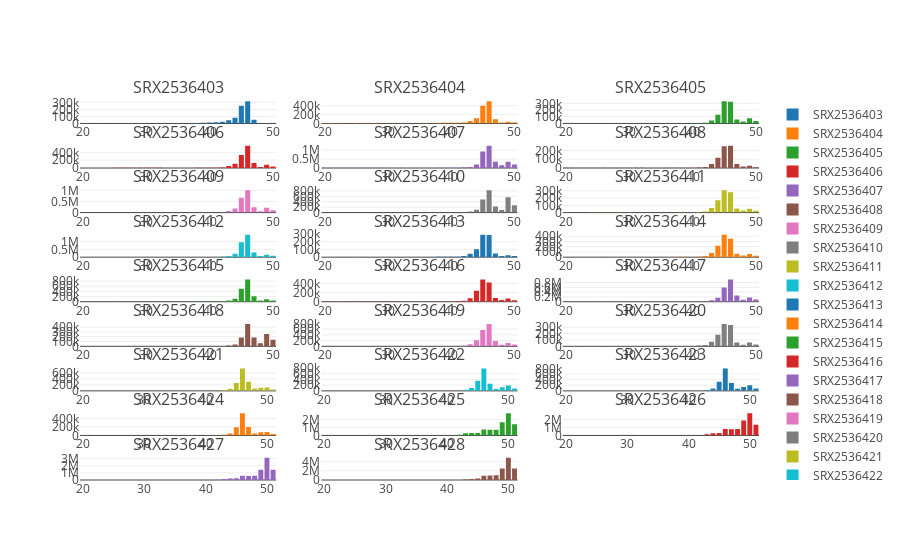

The notebook cell this image was saved under:
### Code cell
index = 1
fig = tools.make_subplots(rows=int(np.ceil(len(group) / samples_per_row)), cols=samples_per_row, 
                          subplot_titles=group,
                          print_grid=True)
for sample in group:    
    trace = Bar(x=fragment_lengths[sample].index.tolist(),    
                y=fragment_lengths[sample].sort_index().values.tolist(), 
                name=sample)
    fig.append_trace(trace, (index-1)//samples_per_row+1, (index-1)%samples_per_row+1)
    index += 1

#fig['layout'].update(height=900, width=1200, title="hahahah")
iplot(fig)

### Figure 1 — Plotly figure (JSON) as saved in the notebook; plotly's stock layout.template omitted (floating-point values rounded to 4 significant figures)
{"data": [{"name": "SRX2536403", "type": "bar", "uid": "79f0f7", "x": [20, 21, 22, 23, 24, 25, 26, 27, 28, 29, 30, 31, 32, 33, 34, 35, 36, 37, 38, 39, 40, 41, 42, 43, 44, 45, 46, 47, 48, 49, 50], "xaxis": "x", "y": [3115, 3241, 3729, 3836, 4113, 4682, 4262, 4334, 4162, 6830, 4559, 3328, 3697, 2179, 1225, 1664, 2317, 3376, 6552, 10815, 14980, 18032, 25904, 47187, 82546, 252307, 318064, 51372, 3460, 2105, 628], "yaxis": "y"}, {"name": "SRX2536404", "type": "bar", "uid": "32dd0e", "x": [20, 21, 22, 23, 24, 25, 26, 27, 28, 29, 30, 31, 32, 33, 34, 35, 36, 37, 38, 39, 40, 41, 42, 43, 44, 45, 46, 47, 48, 49, 50], "xaxis": "x2", "y": [8292, 10372, 8833, 8230, 7435, 8458, 7513, 8174, 9271, 5809, 3668, 3262, 4863, 2557, 1531, 2754, 3467, 4098, 7960, 13205, 13102, 14358, 21405, 55254, 116032, 396853, 501669, 96113, 20924, 40833, 21270], "yaxis": "y2"}, {"name": "SRX2536405", "type": "bar", "uid": "18b357", "x": [20, 21, 22, 23, 24, 25, 26, 27, 28, 29, 30, 31, 32, 33, 34, 35, 36, 37, 38, 39, 40, 41, 42, 43, 44, 45, 46, 47, 48, 49, 50], "xaxis": "x3", "y": [2417, 2415, 2526, 3006, 3031, 3775, 3592, 3403, 3824, 2595, 2678, 2540, 2632, 1140, 813, 1388, 1639, 2388, 4406, 4707, 3692, 5592, 10703, 42646, 131613, 333336, 324483, 60547, 27466, 78196, 36487], "yaxis": "y3"}, {"name": "SRX2536406", "type": "bar", "uid": "e0eecf", "x": [20, 21, 22, 23, 24, 25, 26, 27, 28, 29, 30, 31, 32, 33, 34, 35, 36, 37, 38, 39, 40, 41, 42, 43, 44, 45, 46, 47, 48, 49, 50], "xaxis": "x4", "y": [2713, 2698, 2975, 3158, 3294, 4099, 4166, 3918, 4176, 9040, 5513, 4455, 4024, 2744, 1334, 1723, 2574, 2720, 4016, 6326, 6178, 6807, 13003, 49518, 111686, 334454, 567327, 127444, 27267, 85678, 38314], "yaxis": "y4"}, {"name": "SRX2536407", "type": "bar", "uid": "c9979f", "x": [20, 21, 22, 23, 24, 25, 26, 27, 28, 29, 30, 31, 32, 33, 34, 35, 36, 37, 38, 39, 40, 41, 42, 43, 44, 45, 46, 47, 48, 49, 50], "xaxis": "x5", "y": [12710, 17570, 15984, 13833, 12538, 13532, 12649, 12659, 15521, 9385, 7208, 6163, 9161, 5053, 3016, 6064, 6345, 5632, 11820, 21104, 17457, 15090, 37302, 61984, 192561, 927524, 1247628, 358097, 152972, 357460, 196255], "yaxis": "y5"}, {"name": "SRX2536408", "type": "bar", "uid": "c99128", "x": [20, 21, 22, 23, 24, 25, 26, 27, 28, 29, 30, 31, 32, 33, 34, 35, 36, 37, 38, 39, 40, 41, 42, 43, 44, 45, 46, 47, 48, 49, 50], "xaxis": "x6", "y": [2666, 2503, 2697, 3056, 3158, 3646, 3789, 3903, 3836, 3790, 3415, 2436, 2226, 1006, 936, 1331, 1749, 2663, 4093, 4415, 4121, 6475, 12292, 47000, 118272, 250728, 255104, 46883, 16325, 25418, 10004], "yaxis": "y6"}, {"name": "SRX2536409", "type": "bar", "uid": "1502c3", "x": [20, 21, 22, 23, 24, 25, 26, 27, 28, 29, 30, 31, 32, 33, 34, 35, 36, 37, 38, 39, 40, 41, 42, 43, 44, 45, 46, 47, 48, 49, 50], "xaxis": "x7", "y": [4450, 5085, 5710, 5514, 5155, 7140, 6560, 6590, 6716, 6432, 6293, 6211, 7566, 5001, 2313, 2854, 4173, 4404, 7233, 11542, 10191, 8962, 16082, 68922, 181085, 664710, 1004211, 237780, 63697, 221098, 102337], "yaxis": "y7"}, {"name": "SRX2536410", "type": "bar", "uid": "d0c746", "x": [20, 21, 22, 23, 24, 25, 26, 27, 28, 29, 30, 31, 32, 33, 34, 35, 36, 37, 38, 39, 40, 41, 42, 43, 44, 45, 46, 47, 48, 49, 50], "xaxis": "x8", "y": [7062, 8514, 8821, 7719, 7264, 7820, 7239, 6434, 6889, 6028, 3795, 3495, 5443, 3761, 2362, 3385, 3923, 3854, 6047, 11513, 8073, 5723, 11862, 37116, 100626, 483316, 821742, 228692, 94520, 566014, 274930], "yaxis": "y8"}, {"name": "SRX2536411", "type": "bar", "uid": "e79de0", "x": [20, 21, 22, 23, 24, 25, 26, 27, 28, 29, 30, 31, 32, 33, 34, 35, 36, 37, 38, 39, 40, 41, 42, 43, 44, 45, 46, 47, 48, 49, 50], "xaxis": "x9", "y": [2537, 2554, 2605, 2952, 3136, 3621, 3604, 3607, 3779, 3638, 3635, 2861, 2584, 1009, 884, 1335, 1684, 2684, 4588, 5030, 4586, 7911, 15843, 63262, 170392, 307200, 281955, 56942, 28132, 54082, 25603], "yaxis": "y9"}, {"name": "SRX2536412", "type": "bar", "uid": "c99573", "x": [20, 21, 22, 23, 24, 25, 26, 27, 28, 29, 30, 31, 32, 33, 34, 35, 36, 37, 38, 39, 40, 41, 42, 43, 44, 45, 46, 47, 48, 49, 50], "xaxis": "x10", "y": [4154, 4961, 6115, 5969, 5886, 8810, 7444, 8405, 8641, 6637, 6716, 6820, 10207, 6576, 2873, 3509, 3597, 3228, 8163, 15500, 11083, 11084, 21736, 73820, 211412, 949849, 1423558, 304918, 77929, 161589, 97252], "yaxis": "y10"}, {"name": "SRX2536413", "type": "bar", "uid": "bf5e2e", "x": [20, 21, 22, 23, 24, 25, 26, 27, 28, 29, 30, 31, 32, 33, 34, 35, 36, 37, 38, 39, 40, 41, 42, 43, 44, 45, 46, 47, 48, 49, 50], "xaxis": "x11", "y": [1894, 2133, 1918, 2171, 2165, 2754, 2813, 3159, 3028, 2176, 2282, 1652, 2046, 763, 558, 903, 1268, 1645, 4273, 4246, 3655, 5884, 14002, 43578, 102436, 286687, 283928, 46007, 15393, 22976, 13920], "yaxis": "y11"}, {"name": "SRX2536414", "type": "bar", "uid": "8c05b6", "x": [20, 21, 22, 23, 24, 25, 26, 27, 28, 29, 30, 31, 32, 33, 34, 35, 36, 37, 38, 39, 40, 41, 42, 43, 44, 45, 46, 47, 48, 49, 50], "xaxis": "x12", "y": [2936, 3270, 3338, 3721, 3989, 4500, 4450, 4901, 4560, 3027, 3555, 3885, 3443, 1338, 1223, 1888, 2690, 3342, 6165, 6010, 5236, 9910, 21957, 78386, 220253, 426573, 349996, 65373, 30098, 59683, 28519], "yaxis": "y12"}, {"name": "SRX2536415", "type": "bar", "uid": "5daf0f", "x": [20, 21, 22, 23, 24, 25, 26, 27, 28, 29, 30, 31, 32, 33, 34, 35, 36, 37, 38, 39, 40, 41, 42, 43, 44, 45, 46, 47, 48, 49, 50], "xaxis": "x13", "y": [2184, 2578, 3034, 2954, 2806, 4196, 3792, 3858, 3925, 3463, 3631, 3678, 5215, 3653, 1624, 1577, 1835, 1761, 4245, 8331, 6204, 5254, 11143, 44167, 119334, 507571, 863508, 209825, 44580, 92992, 48368], "yaxis": "y13"}, {"name": "SRX2536416", "type": "bar", "uid": "b2cdf3", "x": [20, 21, 22, 23, 24, 25, 26, 27, 28, 29, 30, 31, 32, 33, 34, 35, 36, 37, 38, 39, 40, 41, 42, 43, 44, 45, 46, 47, 48, 49, 50], "xaxis": "x14", "y": [2576, 2896, 3087, 3698, 3769, 4433, 4283, 4964, 4890, 2840, 3514, 3711, 3513, 1252, 1187, 1779, 2272, 3146, 6220, 6882, 5478, 9637, 21054, 76270, 241604, 487921, 421867, 82262, 35164, 70381, 34362], "yaxis": "y14"}, {"name": "SRX2536417", "type": "bar", "uid": "6f7763", "x": [20, 21, 22, 23, 24, 25, 26, 27, 28, 29, 30, 31, 32, 33, 34, 35, 36, 37, 38, 39, 40, 41, 42, 43, 44, 45, 46, 47, 48, 49, 50], "xaxis": "x15", "y": [3088, 3607, 3858, 4215, 4211, 5423, 5459, 5623, 5655, 3958, 3982, 3712, 4620, 2335, 1353, 2114, 2952, 3434, 7006, 9147, 7805, 9775, 19805, 58389, 167720, 597575, 929286, 258427, 80548, 178893, 96654], "yaxis": "y15"}, {"name": "SRX2536418", "type": "bar", "uid": "6cccad", "x": [20, 21, 22, 23, 24, 25, 26, 27, 28, 29, 30, 31, 32, 33, 34, 35, 36, 37, 38, 39, 40, 41, 42, 43, 44, 45, 46, 47, 48, 49, 50], "xaxis": "x16", "y": [1674, 1959, 2501, 2501, 1895, 2853, 2513, 2464, 2346, 2281, 2998, 2020, 2673, 2499, 1523, 1082, 1322, 1387, 1948, 4479, 4576, 3559, 5165, 15356, 38370, 184100, 466016, 183942, 63432, 256747, 139019], "yaxis": "y16"}, {"name": "SRX2536419", "type": "bar", "uid": "6d2308", "x": [20, 21, 22, 23, 24, 25, 26, 27, 28, 29, 30, 31, 32, 33, 34, 35, 36, 37, 38, 39, 40, 41, 42, 43, 44, 45, 46, 47, 48, 49, 50], "xaxis": "x17", "y": [3083, 3785, 4032, 4251, 4257, 5389, 5374, 5522, 5153, 3619, 3793, 3668, 4523, 2013, 1174, 1821, 2534, 3666, 7240, 8141, 7286, 9714, 20306, 72919, 209134, 564871, 777011, 182805, 51311, 116783, 63537], "yaxis": "y17"}, {"name": "SRX2536420", "type": "bar", "uid": "8a4d2b", "x": [20, 21, 22, 23, 24, 25, 26, 27, 28, 29, 30, 31, 32, 33, 34, 35, 36, 37, 38, 39, 40, 41, 42, 43, 44, 45, 46, 47, 48, 49, 50], "xaxis": "x18", "y": [2883, 3018, 3338, 3596, 3820, 4210, 4188, 4573, 4180, 3322, 3307, 3414, 3154, 1432, 1679, 2081, 2882, 3801, 5910, 6169, 5329, 10694, 21544, 72353, 182139, 350444, 335386, 60192, 25152, 58429, 28179], "yaxis": "y18"}, {"name": "SRX2536421", "type": "bar", "uid": "59a16c", "x": [20, 21, 22, 23, 24, 25, 26, 27, 28, 29, 30, 31, 32, 33, 34, 35, 36, 37, 38, 39, 40, 41, 42, 43, 44, 45, 46, 47, 48, 49, 50, 51], "xaxis": "x19", "y": [57, 81, 104, 205, 169, 285, 250, 255, 328, 158, 76, 137, 79, 26, 53, 39, 41, 58, 118, 286, 749, 1748, 5225, 31432, 73181, 260284, 748367, 306062, 77138, 100814, 113722, 46188], "yaxis": "y19"}, {"name": "SRX2536422", "type": "bar", "uid": "fc9cc0", "x": [20, 21, 22, 23, 24, 25, 26, 27, 28, 29, 30, 31, 32, 33, 34, 35, 36, 37, 38, 39, 40, 41, 42, 43, 44, 45, 46, 47, 48, 49, 50, 51], "xaxis": "x20", "y": [187, 159, 217, 510, 372, 628, 563, 774, 1965, 376, 188, 339, 162, 34, 56, 40, 33, 68, 118, 400, 891, 2188, 6063, 36115, 96840, 357578, 780914, 249957, 65582, 123720, 190309, 78795], "yaxis": "y20"}, {"name": "SRX2536423", "type": "bar", "uid": "2462f2", "x": [20, 21, 22, 23, 24, 25, 26, 27, 28, 29, 30, 31, 32, 33, 34, 35, 36, 37, 38, 39, 40, 41, 42, 43, 44, 45, 46, 47, 48, 49, 50, 51], "xaxis": "x21", "y": [21, 37, 40, 43, 57, 66, 71, 98, 184, 66, 39, 57, 33, 7, 10, 8, 6, 17, 29, 139, 393, 1373, 4284, 29839, 79967, 326475, 793933, 278134, 71932, 140029, 200413, 83339], "yaxis": "y21"}, {"name": "SRX2536424", "type": "bar", "uid": "8a9c16", "x": [20, 21, 22, 23, 24, 25, 26, 27, 28, 29, 30, 31, 32, 33, 34, 35, 36, 37, 38, 39, 40, 41, 42, 43, 44, 45, 46, 47, 48, 49, 50, 51], "xaxis": "x22", "y": [21, 21, 18, 49, 31, 64, 49, 64, 114, 46, 21, 31, 12, 2, 8, 7, 14, 22, 47, 118, 301, 778, 2270, 16835, 46594, 194485, 524802, 198108, 46526, 75148, 82962, 33138], "yaxis": "y22"}, {"name": "SRX2536425", "type": "bar", "uid": "fa312c", "x": [20, 21, 22, 23, 24, 25, 26, 27, 28, 29, 30, 31, 32, 33, 34, 35, 36, 37, 38, 39, 40, 41, 42, 43, 44, 45, 46, 47, 48, 49, 50, 51], "xaxis": "x23", "y": [655, 372, 292, 575, 463, 653, 938, 931, 1143, 686, 326, 435, 231, 190, 363, 422, 646, 2188, 3390, 4238, 13138, 30316, 75536, 268684, 298224, 311874, 751393, 694745, 694842, 1642422, 2781599, 1381701], "yaxis": "y23"}, {"name": "SRX2536426", "type": "bar", "uid": "6ad985", "x": [20, 21, 22, 23, 24, 25, 26, 27, 28, 29, 30, 31, 32, 33, 34, 35, 36, 37, 38, 39, 40, 41, 42, 43, 44, 45, 46, 47, 48, 49, 50, 51], "xaxis": "x24", "y": [64, 49, 67, 81, 97, 103, 116, 160, 156, 122, 52, 74, 24, 35, 48, 61, 43, 78, 108, 246, 1107, 3251, 16406, 145882, 262035, 320734, 818609, 787199, 795395, 1875413, 2804117, 1345582], "yaxis": "y24"}, {"name": "SRX2536427", "type": "bar", "uid": "24196d", "x": [20, 21, 22, 23, 24, 25, 26, 27, 28, 29, 30, 31, 32, 33, 34, 35, 36, 37, 38, 39, 40, 41, 42, 43, 44, 45, 46, 47, 48, 49, 50, 51], "xaxis": "x25", "y": [109, 72, 86, 126, 108, 143, 205, 226, 326, 239, 120, 172, 125, 100, 198, 199, 232, 485, 978, 1671, 5791, 11004, 28358, 145577, 205908, 240522, 600787, 572764, 589169, 1433927, 3103329, 1410721], "yaxis": "y25"}, {"name": "SRX2536428", "type": "bar", "uid": "0b0804", "x": [20, 21, 22, 23, 24, 25, 26, 27, 28, 29, 30, 31, 32, 33, 34, 35, 36, 37, 38, 39, 40, 41, 42, 43, 44, 45, 46, 47, 48, 49, 50, 51], "xaxis": "x26", "y": [36, 36, 60, 70, 136, 61, 110, 146, 132, 103, 32, 61, 23, 25, 33, 18, 42, 93, 96, 209, 869, 2403, 10057, 98276, 231744, 344486, 946899, 960559, 1024022, 2469928, 4828165, 2488522], "yaxis": "y26"}], "layout": {"annotations": [{"font": {"size": 16}, "showarrow": false, "text": "SRX2536403", "x": 0.1444, "xanchor": "center", "xref": "paper", "y": 1, "yanchor": "bottom", "yref": "paper"}, {"font": {"size": 16}, "showarrow": false, "text": "SRX2536404", "x": 0.5, "xanchor": "center", "xref": "paper", "y": 1, "yanchor": "bottom", "yref": "paper"}, {"font": {"size": 16}, "showarrow": false, "text": "SRX2536405", "x": 0.8556, "xanchor": "center", "xref": "paper", "y": 1, "yanchor": "bottom", "yref": "paper"}, {"font": {"size": 16}, "showarrow": false, "text": "SRX2536406", "x": 0.1444, "xanchor": "center", "xref": "paper", "y": 0.8827, "yanchor": "bottom", "yref": "paper"}, {"font": {"size": 16}, "showarrow": false, "text": "SRX2536407", "x": 0.5, "xanchor": "center", "xref": "paper", "y": 0.8827, "yanchor": "bottom", "yref": "paper"}, {"font": {"size": 16}, "showarrow": false, "text": "SRX2536408", "x": 0.8556, "xanchor": "center", "xref": "paper", "y": 0.8827, "yanchor": "bottom", "yref": "paper"}, {"font": {"size": 16}, "showarrow": false, "text": "SRX2536409", "x": 0.1444, "xanchor": "center", "xref": "paper", "y": 0.7654, "yanchor": "bottom", "yref": "paper"}, {"font": {"size": 16}, "showarrow": false, "text": "SRX2536410", "x": 0.5, "xanchor": "center", "xref": "paper", "y": 0.7654, "yanchor": "bottom", "yref": "paper"}, {"font": {"size": 16}, "showarrow": false, "text": "SRX2536411", "x": 0.8556, "xanchor": "center", "xref": "paper", "y": 0.7654, "yanchor": "bottom", "yref": "paper"}, {"font": {"size": 16}, "showarrow": false, "text": "SRX2536412", "x": 0.1444, "xanchor": "center", "xref": "paper", "y": 0.6481, "yanchor": "bottom", "yref": "paper"}, {"font": {"size": 16}, "showarrow": false, "text": "SRX2536413", "x": 0.5, "xanchor": "center", "xref": "paper", "y": 0.6481, "yanchor": "bottom", "yref": "paper"}, {"font": {"size": 16}, "showarrow": false, "text": "SRX2536414", "x": 0.8556, "xanchor": "center", "xref": "paper", "y": 0.6481, "yanchor": "bottom", "yref": "paper"}, {"font": {"size": 16}, "showarrow": false, "text": "SRX2536415", "x": 0.1444, "xanchor": "center", "xref": "paper", "y": 0.5309, "yanchor": "bottom", "yref": "paper"}, {"font": {"size": 16}, "showarrow": false, "text": "SRX2536416", "x": 0.5, "xanchor": "center", "xref": "paper", "y": 0.5309, "yanchor": "bottom", "yref": "paper"}, {"font": {"size": 16}, "showarrow": false, "text": "SRX2536417", "x": 0.8556, "xanchor": "center", "xref": "paper", "y": 0.5309, "yanchor": "bottom", "yref": "paper"}, {"font": {"size": 16}, "showarrow": false, "text": "SRX2536418", "x": 0.1444, "xanchor": "center", "xref": "paper", "y": 0.4136, "yanchor": "bottom", "yref": "paper"}, {"font": {"size": 16}, "showarrow": false, "text": "SRX2536419", "x": 0.5, "xanchor": "center", "xref": "paper", "y": 0.4136, "yanchor": "bottom", "yref": "paper"}, {"font": {"size": 16}, "showarrow": false, "text": "SRX2536420", "x": 0.8556, "xanchor": "center", "xref": "paper", "y": 0.4136, "yanchor": "bottom", "yref": "paper"}, {"font": {"size": 16}, "showarrow": false, "text": "SRX2536421", "x": 0.1444, "xanchor": "center", "xref": "paper", "y": 0.2963, "yanchor": "bottom", "yref": "paper"}, {"font": {"size": 16}, "showarrow": false, "text": "SRX2536422", "x": 0.5, "xanchor": "center", "xref": "paper", "y": 0.2963, "yanchor": "bottom", "yref": "paper"}, {"font": {"size": 16}, "showarrow": false, "text": "SRX2536423", "x": 0.8556, "xanchor": "center", "xref": "paper", "y": 0.2963, "yanchor": "bottom", "yref": "paper"}, {"font": {"size": 16}, "showarrow": false, "text": "SRX2536424", "x": 0.1444, "xanchor": "center", "xref": "paper", "y": 0.179, "yanchor": "bottom", "yref": "paper"}, {"font": {"size": 16}, "showarrow": false, "text": "SRX2536425", "x": 0.5, "xanchor": "center", "xref": "paper", "y": 0.179, "yanchor": "bottom", "yref": "paper"}, {"font": {"size": 16}, "showarrow": false, "text": "SRX2536426", "x": 0.8556, "xanchor": "center", "xref": "paper", "y": 0.179, "yanchor": "bottom", "yref": "paper"}, {"font": {"size": 16}, "showarrow": false, "text": "SRX2536427", "x": 0.1444, "xanchor": "center", "xref": "paper", "y": 0.06173, "yanchor": "bottom", "yref": "paper"}, {"font": {"size": 16}, "showarrow": false, "text": "SRX2536428", "x": 0.5, "xanchor": "center", "xref": "paper", "y": 0.06173, "yanchor": "bottom", "yref": "paper"}], "autosize": true, "xaxis": {"anchor": "y", "autorange": true, "domain": [0, 0.2889], "range": [19.5, 50.5], "type": "linear"}, "xaxis10": {"anchor": "y10", "autorange": true, "domain": [0, 0.2889], "range": [19.5, 50.5], "type": "linear"}, "xaxis11": {"anchor": "y11", "autorange": true, "domain": [0.3556, 0.6444], "range": [19.5, 50.5], "type": "linear"}, "xaxis12": {"anchor": "y12", "autorange": true, "domain": [0.7111, 1], "range": [19.5, 50.5], "type": "linear"}, "xaxis13": {"anchor": "y13", "autorange": true, "domain": [0, 0.2889], "range": [19.5, 50.5], "type": "linear"}, "xaxis14": {"anchor": "y14", "autorange": true, "domain": [0.3556, 0.6444], "range": [19.5, 50.5], "type": "linear"}, "xaxis15": {"anchor": "y15", "autorange": true, "domain": [0.7111, 1], "range": [19.5, 50.5], "type": "linear"}, "xaxis16": {"anchor": "y16", "autorange": true, "domain": [0, 0.2889], "range": [19.5, 50.5], "type": "linear"}, "xaxis17": {"anchor": "y17", "autorange": true, "domain": [0.3556, 0.6444], "range": [19.5, 50.5], "type": "linear"}, "xaxis18": {"anchor": "y18", "autorange": true, "domain": [0.7111, 1], "range": [19.5, 50.5], "type": "linear"}, "xaxis19": {"anchor": "y19", "autorange": true, "domain": [0, 0.2889], "range": [19.5, 51.5], "type": "linear"}, "xaxis2": {"anchor": "y2", "autorange": true, "domain": [0.3556, 0.6444], "range": [19.5, 50.5], "type": "linear"}, "xaxis20": {"anchor": "y20", "autorange": true, "domain": [0.3556, 0.6444], "range": [19.5, 51.5], "type": "linear"}, "xaxis21": {"anchor": "y21", "autorange": true, "domain": [0.7111, 1], "range": [19.5, 51.5], "type": "linear"}, "xaxis22": {"anchor": "y22", "autorange": true, "domain": [0, 0.2889], "range": [19.5, 51.5], "type": "linear"}, "xaxis23": {"anchor": "y23", "autorange": true, "domain": [0.3556, 0.6444], "range": [19.5, 51.5], "type": "linear"}, "xaxis24": {"anchor": "y24", "autorange": true, "domain": [0.7111, 1], "range": [19.5, 51.5], "type": "linear"}, "xaxis25": {"anchor": "y25", "autorange": true, "domain": [0, 0.2889], "range": [19.5, 51.5], "type": "linear"}, "xaxis26": {"anchor": "y26", "autorange": true, "domain": [0.3556, 0.6444], "range": [19.5, 51.5], "type": "linear"}, "xaxis27": {"anchor": "y27", "domain": [0.7111, 1]}, "xaxis3": {"anchor": "y3", "autorange": true, "domain": [0.7111, 1], "range": [19.5, 50.5], "type": "linear"}, "xaxis4": {"anchor": "y4", "autorange": true, "domain": [0, 0.2889], "range": [19.5, 50.5], "type": "linear"}, "xaxis5": {"anchor": "y5", "autorange": true, "domain": [0.3556, 0.6444], "range": [19.5, 50.5], "type": "linear"}, "xaxis6": {"anchor": "y6", "autorange": true, "domain": [0.7111, 1], "range": [19.5, 50.5], "type": "linear"}, "xaxis7": {"anchor": "y7", "autorange": true, "domain": [0, 0.2889], "range": [19.5, 50.5], "type": "linear"}, "xaxis8": {"anchor": "y8", "autorange": true, "domain": [0.3556, 0.6444], "range": [19.5, 50.5], "type": "linear"}, "xaxis9": {"anchor": "y9", "autorange": true, "domain": [0.7111, 1], "range": [19.5, 50.5], "type": "linear"}, "yaxis": {"anchor": "x", "autorange": true, "domain": [0.9383, 1], "range": [0, 334800.0], "type": "linear"}, "yaxis10": {"anchor": "x10", "autorange": true, "domain": [0.5864, 0.6481], "range": [0, 1498000.0], "type": "linear"}, "yaxis11": {"anchor": "x11", "autorange": true, "domain": [0.5864, 0.6481], "range": [0, 301800.0], "type": "linear"}, "yaxis12": {"anchor": "x12", "autorange": true, "domain": [0.5864, 0.6481], "range": [0, 449000.0], "type": "linear"}, "yaxis13": {"anchor": "x13", "autorange": true, "domain": [0.4691, 0.5309], "range": [0, 909000.0], "type": "linear"}, "yaxis14": {"anchor": "x14", "autorange": true, "domain": [0.4691, 0.5309], "range": [0, 513600.0], "type": "linear"}, "yaxis15": {"anchor": "x15", "autorange": true, "domain": [0.4691, 0.5309], "range": [0, 978200.0], "type": "linear"}, "yaxis16": {"anchor": "x16", "autorange": true, "domain": [0.3519, 0.4136], "range": [0, 490500.0], "type": "linear"}, "yaxis17": {"anchor": "x17", "autorange": true, "domain": [0.3519, 0.4136], "range": [0, 817900.0], "type": "linear"}, "yaxis18": {"anchor": "x18", "autorange": true, "domain": [0.3519, 0.4136], "range": [0, 368900.0], "type": "linear"}, "yaxis19": {"anchor": "x19", "autorange": true, "domain": [0.2346, 0.2963], "range": [0, 787800.0], "type": "linear"}, "yaxis2": {"anchor": "x2", "autorange": true, "domain": [0.9383, 1], "range": [0, 528100.0], "type": "linear"}, "yaxis20": {"anchor": "x20", "autorange": true, "domain": [0.2346, 0.2963], "range": [0, 822000.0], "type": "linear"}, "yaxis21": {"anchor": "x21", "autorange": true, "domain": [0.2346, 0.2963], "range": [0, 835700.0], "type": "linear"}, "yaxis22": {"anchor": "x22", "autorange": true, "domain": [0.1173, 0.179], "range": [0, 552400.0], "type": "linear"}, "yaxis23": {"anchor": "x23", "autorange": true, "domain": [0.1173, 0.179], "range": [0, 2928000.0], "type": "linear"}, "yaxis24": {"anchor": "x24", "autorange": true, "domain": [0.1173, 0.179], "range": [0, 2952000.0], "type": "linear"}, "yaxis25": {"anchor": "x25", "autorange": true, "domain": [0, 0.06173], "range": [0, 3267000.0], "type": "linear"}, "yaxis26": {"anchor": "x26", "autorange": true, "domain": [0, 0.06173], "range": [0, 5082000.0], "type": "linear"}, "yaxis27": {"anchor": "x27", "domain": [0, 0.06173]}, "yaxis3": {"anchor": "x3", "autorange": true, "domain": [0.9383, 1], "range": [0, 350880], "type": "linear"}, "yaxis4": {"anchor": "x4", "autorange": true, "domain": [0.821, 0.8827], "range": [0, 597200.0], "type": "linear"}, "yaxis5": {"anchor": "x5", "autorange": true, "domain": [0.821, 0.8827], "range": [0, 1313000.0], "type": "linear"}, "yaxis6": {"anchor": "x6", "autorange": true, "domain": [0.821, 0.8827], "range": [0, 268500.0], "type": "linear"}, "yaxis7": {"anchor": "x7", "autorange": true, "domain": [0.7037, 0.7654], "range": [0, 1057000.0], "type": "linear"}, "yaxis8": {"anchor": "x8", "autorange": true, "domain": [0.7037, 0.7654], "range": [0, 865000.0], "type": "linear"}, "yaxis9": {"anchor": "x9", "autorange": true, "domain": [0.7037, 0.7654], "range": [0, 323400.0], "type": "linear"}}}
